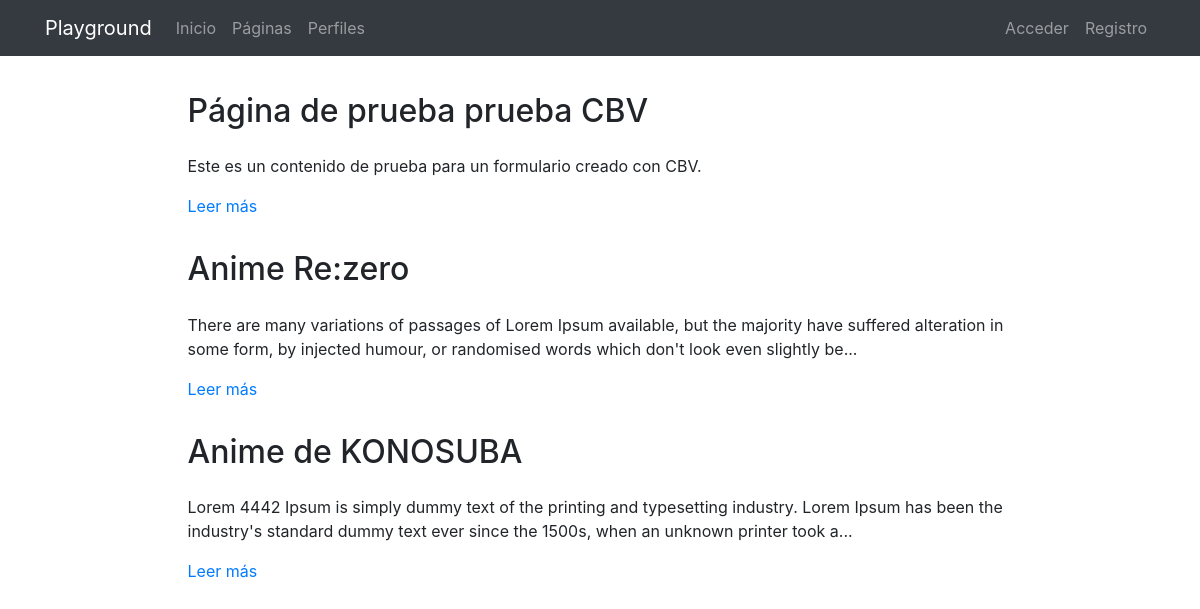
The page /pages/ on the database its author committed.
### pages/models.py (models this page shows, shortened)
class Page(models.Model):
    title = models.CharField(verbose_name="Título", max_length=200)
    content = RichTextField(verbose_name="Contenido")
    order = models.SmallIntegerField(verbose_name="Orden", default=0)
    created = models.DateTimeField(auto_now_add=True, verbose_name="Fecha de creación")
    updated = models.DateTimeField(auto_now=True, verbose_name="Fecha de edición")
    class Meta:
        verbose_name = "página"
        verbose_name_plural = "páginas"
        ordering = ['order', 'title']

### pages/views.py (the view)
# urls.py: path('', PageListView.as_view(), name='pages'),
class PageListView(ListView):
    model = Page

### pages/templates/pages/page_list.html (shortened to what this page needs)
{% extends 'core/base.html' %}
{% load static %}
{% block content %}
{% include 'pages/includes/pages_menu.html' %}
<main role="main">
  <div class="container mb-4">
    {% for page in page_list|dictsort:"id" reversed %}
      <div class="row mt-3">
        <div class="col-md-9 mx-auto">
          <h2 class="mb-4">{{page.title}}</h2>
          <div>
            <p>{{page.content|striptags|safe|truncatechars:"200"}}</p>
            <p><a href="{% url 'pages:page' page.id page.title|slugify %}">Leer más</a>
            </p>
          </div>
        </div>
      </div>
    {% endfor %}
  </div>
</main>
{% endblock %}

### core/static/core/css/main.css (style rules this page uses)
main { padding-top: 20px; }
:root { --jumbotron-padding-y: 3rem; }

### rows shown on the page
Page: title "Página de prueba prueba CBV", content "Este es un contenido de prueba para un formulario creado con CBV."
Page: title "Anime Re:zero", content "There are many variations of passages of Lorem Ipsum available, but the majority have suffered alteration in some form, by injected humour, or randomised words which don't look even slightly be..."
Page: title "Anime de KONOSUBA", content "Lorem 4442 Ipsum is simply dummy text of the printing and typesetting industry. Lorem Ipsum has been the industry's standard dummy text ever since the 1500s, when an unknown printer took a..."
